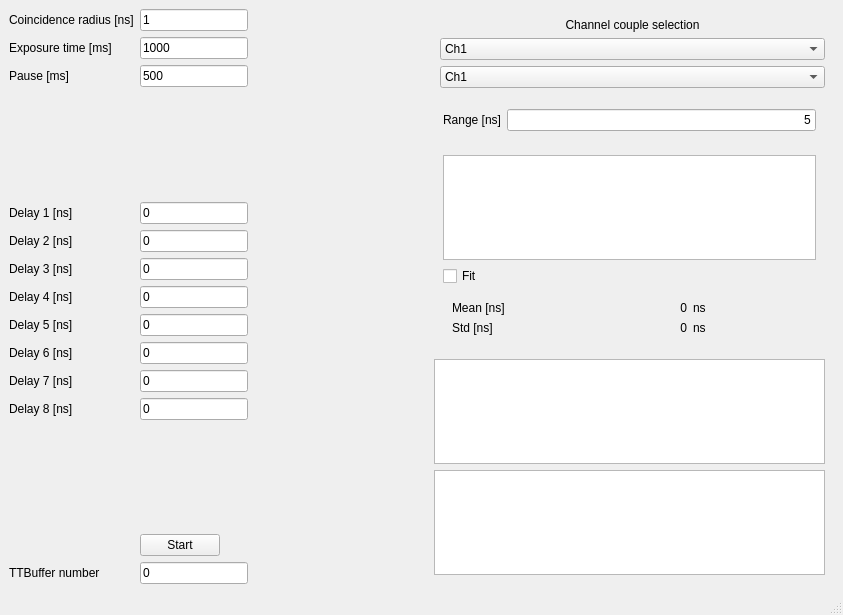
<?xml version="1.0" encoding="UTF-8"?>
<ui version="4.0">
 <class>MainWindow</class>
 <widget class="QMainWindow" name="MainWindow">
  <property name="geometry">
   <rect>
    <x>0</x>
    <y>0</y>
    <width>843</width>
    <height>615</height>
   </rect>
  </property>
  <property name="windowTitle">
   <string>MainWindow</string>
  </property>
  <widget class="QWidget" name="centralwidget">
   <layout class="QHBoxLayout" name="horizontalLayout">
    <item>
     <layout class="QVBoxLayout" name="verticalLayout">
      <item>
       <layout class="QFormLayout" name="formLayout">
        <property name="sizeConstraint">
         <enum>QLayout::SetMaximumSize</enum>
        </property>
        <property name="fieldGrowthPolicy">
         <enum>QFormLayout::FieldsStayAtSizeHint</enum>
        </property>
        <item row="0" column="0">
         <widget class="QLabel" name="label">
          <property name="sizePolicy">
           <sizepolicy hsizetype="Maximum" vsizetype="Preferred">
            <horstretch>0</horstretch>
            <verstretch>0</verstretch>
           </sizepolicy>
          </property>
          <property name="text">
           <string>Coincidence radius [ns]</string>
          </property>
          <property name="wordWrap">
           <bool>true</bool>
          </property>
         </widget>
        </item>
        <item row="0" column="1">
         <widget class="QLineEdit" name="txtWindow">
          <property name="sizePolicy">
           <sizepolicy hsizetype="Maximum" vsizetype="Fixed">
            <horstretch>0</horstretch>
            <verstretch>0</verstretch>
           </sizepolicy>
          </property>
          <property name="text">
           <string>1</string>
          </property>
         </widget>
        </item>
        <item row="1" column="0">
         <widget class="QLabel" name="label_2">
          <property name="sizePolicy">
           <sizepolicy hsizetype="Maximum" vsizetype="Preferred">
            <horstretch>0</horstretch>
            <verstretch>0</verstretch>
           </sizepolicy>
          </property>
          <property name="text">
           <string>Exposure time [ms]</string>
          </property>
         </widget>
        </item>
        <item row="1" column="1">
         <widget class="QLineEdit" name="txtExp">
          <property name="sizePolicy">
           <sizepolicy hsizetype="Maximum" vsizetype="Fixed">
            <horstretch>0</horstretch>
            <verstretch>0</verstretch>
           </sizepolicy>
          </property>
          <property name="text">
           <string>1000</string>
          </property>
         </widget>
        </item>
        <item row="3" column="0">
         <spacer name="verticalSpacer">
          <property name="orientation">
           <enum>Qt::Vertical</enum>
          </property>
          <property name="sizeHint" stdset="0">
           <size>
            <width>20</width>
            <height>60</height>
           </size>
          </property>
         </spacer>
        </item>
        <item row="4" column="0">
         <widget class="QLabel" name="label_3">
          <property name="sizePolicy">
           <sizepolicy hsizetype="Maximum" vsizetype="Preferred">
            <horstretch>0</horstretch>
            <verstretch>0</verstretch>
           </sizepolicy>
          </property>
          <property name="text">
           <string>Delay 1 [ns]</string>
          </property>
         </widget>
        </item>
        <item row="4" column="1">
         <widget class="QLineEdit" name="txtDelay1">
          <property name="sizePolicy">
           <sizepolicy hsizetype="Maximum" vsizetype="Fixed">
            <horstretch>0</horstretch>
            <verstretch>0</verstretch>
           </sizepolicy>
          </property>
          <property name="text">
           <string>0</string>
          </property>
         </widget>
        </item>
        <item row="5" column="0">
         <widget class="QLabel" name="label_4">
          <property name="sizePolicy">
           <sizepolicy hsizetype="Maximum" vsizetype="Preferred">
            <horstretch>0</horstretch>
            <verstretch>0</verstretch>
           </sizepolicy>
          </property>
          <property name="text">
           <string>Delay 2 [ns]</string>
          </property>
         </widget>
        </item>
        <item row="5" column="1">
         <widget class="QLineEdit" name="txtDelay2">
          <property name="sizePolicy">
           <sizepolicy hsizetype="Maximum" vsizetype="Fixed">
            <horstretch>0</horstretch>
            <verstretch>0</verstretch>
           </sizepolicy>
          </property>
          <property name="text">
           <string>0</string>
          </property>
         </widget>
        </item>
        <item row="6" column="0">
         <widget class="QLabel" name="label_5">
          <property name="text">
           <string>Delay 3 [ns]</string>
          </property>
         </widget>
        </item>
        <item row="6" column="1">
         <widget class="QLineEdit" name="txtDelay3">
          <property name="sizePolicy">
           <sizepolicy hsizetype="Maximum" vsizetype="Fixed">
            <horstretch>0</horstretch>
            <verstretch>0</verstretch>
           </sizepolicy>
          </property>
          <property name="text">
           <string>0</string>
          </property>
         </widget>
        </item>
        <item row="7" column="0">
         <widget class="QLabel" name="label_6">
          <property name="text">
           <string>Delay 4 [ns]</string>
          </property>
         </widget>
        </item>
        <item row="7" column="1">
         <widget class="QLineEdit" name="txtDelay4">
          <property name="sizePolicy">
           <sizepolicy hsizetype="Maximum" vsizetype="Fixed">
            <horstretch>0</horstretch>
            <verstretch>0</verstretch>
           </sizepolicy>
          </property>
          <property name="text">
           <string>0</string>
          </property>
         </widget>
        </item>
        <item row="8" column="0">
         <widget class="QLabel" name="label_7">
          <property name="text">
           <string>Delay 5 [ns]</string>
          </property>
         </widget>
        </item>
        <item row="8" column="1">
         <widget class="QLineEdit" name="txtDelay5">
          <property name="sizePolicy">
           <sizepolicy hsizetype="Maximum" vsizetype="Fixed">
            <horstretch>0</horstretch>
            <verstretch>0</verstretch>
           </sizepolicy>
          </property>
          <property name="text">
           <string>0</string>
          </property>
         </widget>
        </item>
        <item row="9" column="0">
         <widget class="QLabel" name="label_8">
          <property name="text">
           <string>Delay 6 [ns]</string>
          </property>
         </widget>
        </item>
        <item row="9" column="1">
         <widget class="QLineEdit" name="txtDelay6">
          <property name="sizePolicy">
           <sizepolicy hsizetype="Maximum" vsizetype="Fixed">
            <horstretch>0</horstretch>
            <verstretch>0</verstretch>
           </sizepolicy>
          </property>
          <property name="text">
           <string>0</string>
          </property>
         </widget>
        </item>
        <item row="13" column="0">
         <layout class="QGridLayout" name="gridLayout"/>
        </item>
        <item row="13" column="1">
         <widget class="QPushButton" name="btnStart">
          <property name="text">
           <string>Start</string>
          </property>
         </widget>
        </item>
        <item row="2" column="1">
         <widget class="QLineEdit" name="txtPause">
          <property name="sizePolicy">
           <sizepolicy hsizetype="Maximum" vsizetype="Fixed">
            <horstretch>0</horstretch>
            <verstretch>0</verstretch>
           </sizepolicy>
          </property>
          <property name="text">
           <string>500</string>
          </property>
         </widget>
        </item>
        <item row="2" column="0">
         <widget class="QLabel" name="label_9">
          <property name="text">
           <string>Pause [ms]</string>
          </property>
         </widget>
        </item>
        <item row="15" column="1">
         <widget class="QLineEdit" name="txtBufferNo">
          <property name="text">
           <string>0</string>
          </property>
         </widget>
        </item>
        <item row="15" column="0">
         <widget class="QLabel" name="label_17">
          <property name="text">
           <string>TTBuffer number</string>
          </property>
         </widget>
        </item>
        <item row="10" column="1">
         <widget class="QLineEdit" name="txtDelay7">
          <property name="sizePolicy">
           <sizepolicy hsizetype="Maximum" vsizetype="Fixed">
            <horstretch>0</horstretch>
            <verstretch>0</verstretch>
           </sizepolicy>
          </property>
          <property name="text">
           <string>0</string>
          </property>
         </widget>
        </item>
        <item row="12" column="1">
         <spacer name="verticalSpacer_2">
          <property name="orientation">
           <enum>Qt::Vertical</enum>
          </property>
          <property name="sizeHint" stdset="0">
           <size>
            <width>20</width>
            <height>100</height>
           </size>
          </property>
         </spacer>
        </item>
        <item row="10" column="0">
         <widget class="QLabel" name="label_15">
          <property name="text">
           <string>Delay 7 [ns]</string>
          </property>
         </widget>
        </item>
        <item row="11" column="0">
         <widget class="QLabel" name="label_18">
          <property name="text">
           <string>Delay 8 [ns]</string>
          </property>
         </widget>
        </item>
        <item row="11" column="1">
         <widget class="QLineEdit" name="txtDelay8">
          <property name="sizePolicy">
           <sizepolicy hsizetype="Maximum" vsizetype="Fixed">
            <horstretch>0</horstretch>
            <verstretch>0</verstretch>
           </sizepolicy>
          </property>
          <property name="text">
           <string>0</string>
          </property>
         </widget>
        </item>
       </layout>
      </item>
     </layout>
    </item>
    <item>
     <widget class="QWidget" name="verticalWidget_2" native="true">
      <property name="sizePolicy">
       <sizepolicy hsizetype="Expanding" vsizetype="Preferred">
        <horstretch>0</horstretch>
        <verstretch>0</verstretch>
       </sizepolicy>
      </property>
      <layout class="QVBoxLayout" name="verticalLayout_4">
       <item>
        <layout class="QFormLayout" name="formLayout_4">
         <property name="fieldGrowthPolicy">
          <enum>QFormLayout::AllNonFixedFieldsGrow</enum>
         </property>
         <property name="bottomMargin">
          <number>6</number>
         </property>
         <item row="1" column="1">
          <widget class="QLabel" name="label_10">
           <property name="text">
            <string>Channel couple selection</string>
           </property>
           <property name="alignment">
            <set>Qt::AlignCenter</set>
           </property>
          </widget>
         </item>
         <item row="2" column="1">
          <widget class="QComboBox" name="ch_A">
           <item>
            <property name="text">
             <string>Ch1</string>
            </property>
           </item>
           <item>
            <property name="text">
             <string>Ch2</string>
            </property>
           </item>
           <item>
            <property name="text">
             <string>Ch3</string>
            </property>
           </item>
           <item>
            <property name="text">
             <string>Ch4</string>
            </property>
           </item>
           <item>
            <property name="text">
             <string>Ch5</string>
            </property>
           </item>
           <item>
            <property name="text">
             <string>Ch6</string>
            </property>
           </item>
           <item>
            <property name="text">
             <string>Ch7</string>
            </property>
           </item>
           <item>
            <property name="text">
             <string>Ch8</string>
            </property>
           </item>
          </widget>
         </item>
         <item row="3" column="1">
          <widget class="QComboBox" name="ch_B">
           <property name="currentText" stdset="0">
            <string>Ch1</string>
           </property>
           <item>
            <property name="text">
             <string>Ch1</string>
            </property>
           </item>
           <item>
            <property name="text">
             <string>Ch2</string>
            </property>
           </item>
           <item>
            <property name="text">
             <string>Ch3</string>
            </property>
           </item>
           <item>
            <property name="text">
             <string>Ch4</string>
            </property>
           </item>
           <item>
            <property name="text">
             <string>Ch5</string>
            </property>
           </item>
           <item>
            <property name="text">
             <string>Ch6</string>
            </property>
           </item>
           <item>
            <property name="text">
             <string>Ch7</string>
            </property>
           </item>
           <item>
            <property name="text">
             <string>Ch8</string>
            </property>
           </item>
          </widget>
         </item>
        </layout>
       </item>
       <item>
        <widget class="QWidget" name="widget" native="true">
         <property name="sizePolicy">
          <sizepolicy hsizetype="MinimumExpanding" vsizetype="Preferred">
           <horstretch>0</horstretch>
           <verstretch>0</verstretch>
          </sizepolicy>
         </property>
         <layout class="QFormLayout" name="formLayout_3">
          <property name="fieldGrowthPolicy">
           <enum>QFormLayout::AllNonFixedFieldsGrow</enum>
          </property>
          <item row="0" column="0">
           <widget class="QLabel" name="label_11">
            <property name="text">
             <string>Range [ns]</string>
            </property>
           </widget>
          </item>
          <item row="0" column="1">
           <widget class="QLineEdit" name="txtRange">
            <property name="text">
             <string>5</string>
            </property>
            <property name="alignment">
             <set>Qt::AlignRight|Qt::AlignTrailing|Qt::AlignVCenter</set>
            </property>
           </widget>
          </item>
         </layout>
        </widget>
       </item>
       <item>
        <widget class="QWidget" name="widget_2" native="true">
         <layout class="QVBoxLayout" name="verticalLayout_2">
          <item>
           <widget class="PlotWidget" name="pltDelay"/>
          </item>
          <item>
           <widget class="QCheckBox" name="chkFit">
            <property name="text">
             <string>Fit</string>
            </property>
           </widget>
          </item>
          <item>
           <widget class="QWidget" name="widget_5" native="true">
            <layout class="QGridLayout" name="gridLayout_2">
             <item row="0" column="1">
              <widget class="QLabel" name="lblMean">
               <property name="text">
                <string>0</string>
               </property>
               <property name="alignment">
                <set>Qt::AlignRight|Qt::AlignTrailing|Qt::AlignVCenter</set>
               </property>
              </widget>
             </item>
             <item row="1" column="1">
              <widget class="QLabel" name="lblStd">
               <property name="text">
                <string>0</string>
               </property>
               <property name="alignment">
                <set>Qt::AlignRight|Qt::AlignTrailing|Qt::AlignVCenter</set>
               </property>
              </widget>
             </item>
             <item row="0" column="0">
              <widget class="QLabel" name="label_12">
               <property name="text">
                <string>Mean [ns]</string>
               </property>
              </widget>
             </item>
             <item row="1" column="0">
              <widget class="QLabel" name="label_13">
               <property name="text">
                <string>Std [ns]</string>
               </property>
              </widget>
             </item>
             <item row="0" column="2">
              <widget class="QLabel" name="label_14">
               <property name="text">
                <string>ns</string>
               </property>
              </widget>
             </item>
             <item row="1" column="2">
              <widget class="QLabel" name="label_16">
               <property name="text">
                <string>ns</string>
               </property>
              </widget>
             </item>
            </layout>
           </widget>
          </item>
         </layout>
        </widget>
       </item>
       <item>
        <widget class="PlotWidget" name="pltMonitor"/>
       </item>
       <item>
        <widget class="PlotWidget" name="pltAlign"/>
       </item>
      </layout>
     </widget>
    </item>
   </layout>
  </widget>
  <widget class="QMenuBar" name="menubar">
   <property name="geometry">
    <rect>
     <x>0</x>
     <y>0</y>
     <width>843</width>
     <height>27</height>
    </rect>
   </property>
  </widget>
  <widget class="QStatusBar" name="statusbar"/>
 </widget>
 <customwidgets>
  <customwidget>
   <class>PlotWidget</class>
   <extends>QGraphicsView</extends>
   <header>pyqtgraph</header>
  </customwidget>
 </customwidgets>
 <resources/>
 <connections/>
</ui>
